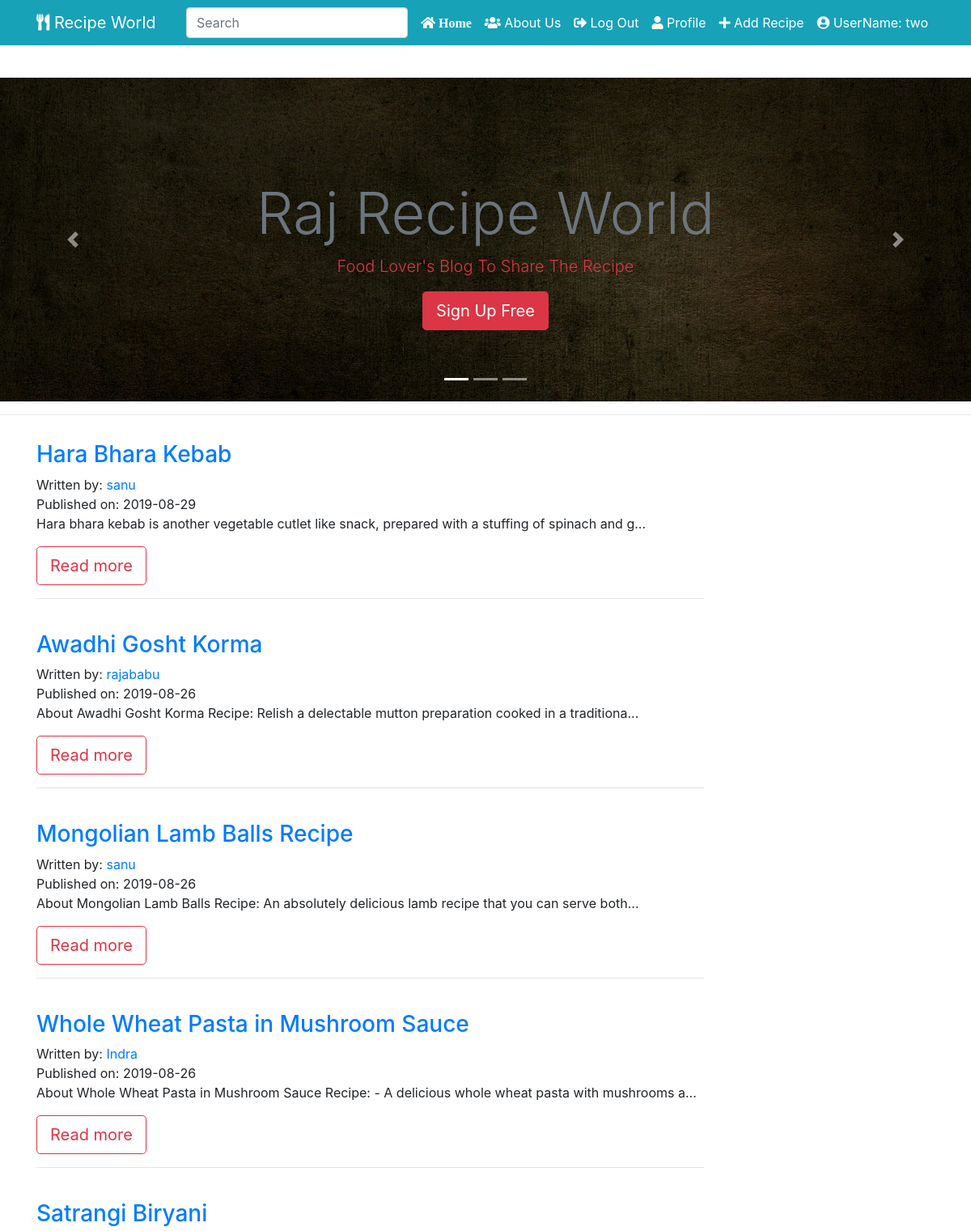
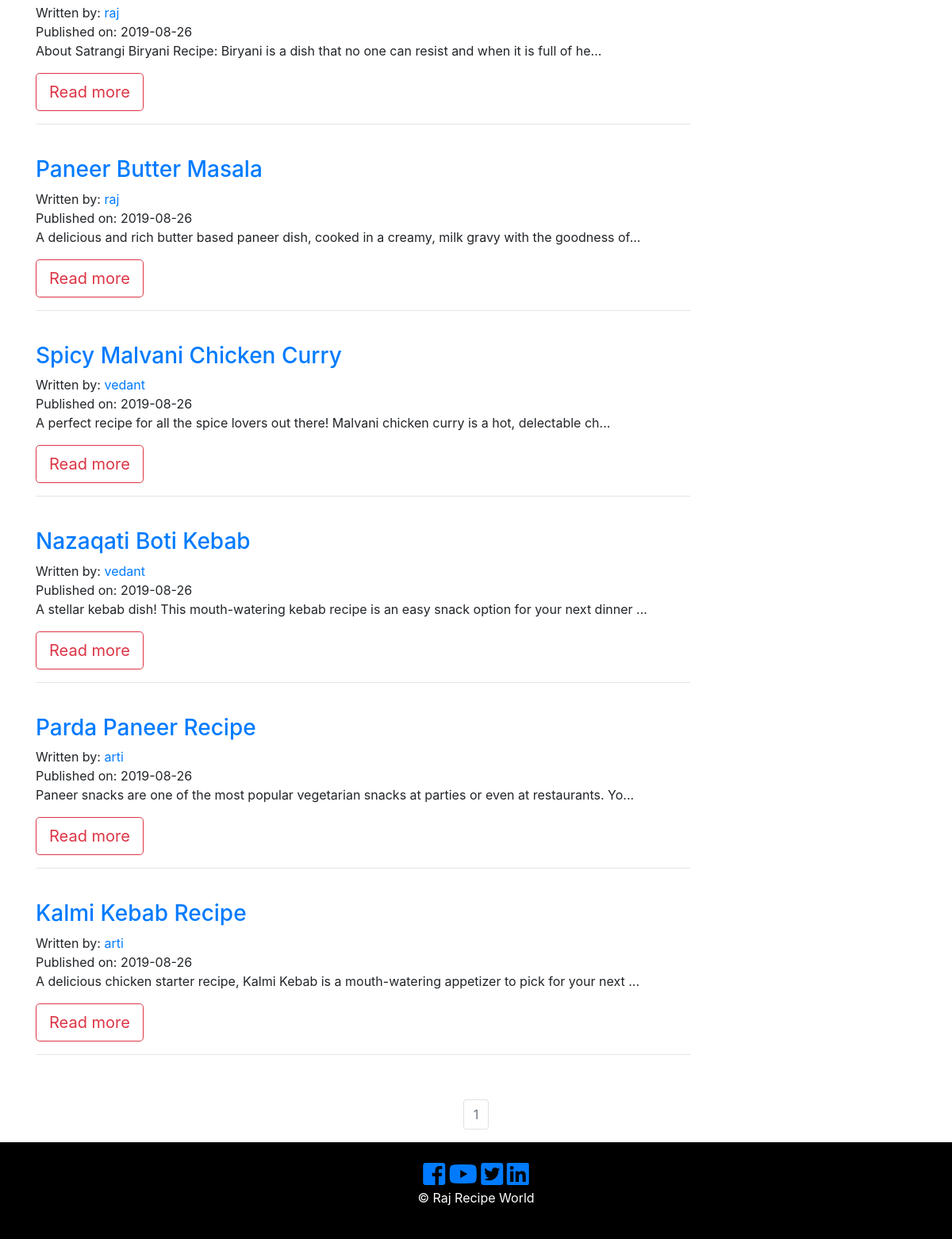
The page / (signed in) on the database its author committed (2 pictures, top to bottom).
### recipe_app/models.py (models this page shows, shortened)
class User(db.Model, UserMixin):
     __tablename__ = 'users'
     id = db.Column(db.Integer, primary_key = True)
     picture = db.Column(db.String(128), default='default_profile.png', nullable=False)
     email = db.Column(db.String(64), unique=True, index=True)
     username = db.Column(db.String(64), unique=True, index=True)
     password_hash = db.Column(db.String(128))
     recipe = db.relationship('RecipePost', backref='author', lazy=True)
     def __repr__(self):
        return f"UserName: {self.username}"

class RecipePost(db.Model):
    __searchable__ = ['recipe_name']
    users = db.relationship(User)
    id = db.Column(db.Integer, primary_key=True)
    user_id = db.Column(db.Integer, db.ForeignKey('users.id'), nullable=False)
    date = db.Column(db.DateTime, nullable=False, default=datetime.utcnow)
    recipe_image = db.Column(db.String(128), default=None, nullable=True)
    recipe_name = db.Column(db.String(164), nullable=False)
    course = db.Column(db.String(164), nullable=False)
    food_category = db.Column(db.String(164), nullable=False)
    cuisine = db.Column(db.String(164), nullable=False)
    prep_time = db.Column(db.String(164), nullable=False)
    cook_time = db.Column(db.String(164), nullable=False)
    allergens = db.Column(db.String(164), nullable=False)
    serving = db.Column(db.String(164), nullable=False)
    ingredients = db.Column(db.Text, nullable=False)
    recipe_description = db.Column(db.Text, nullable=False)

### recipe_app/core/views.py (the view)
@core.route('/')
def index():
    page = request.args.get('page', 1, type=int)
    all_recipies_posts = RecipePost.query.order_by(RecipePost.date.desc()).paginate(page=page, per_page=10)
    return render_template('index.html', all_recipies_posts = all_recipies_posts)

### recipe_app/models.py (called while the page is built)
@login_manager.user_loader
def load_user(user_id):
    return User.query.get(user_id)

### recipe_app/templates/index.html (shortened to what this page needs)
{% extends "base.html" %}
{% block content %}
  <section id="showcase" class="">
    <div id="myCarousel" class="carousel slide" data-ride="carousel">
      <ol class="carousel-indicators">
        <li data-target="#myCarousel" data-slide-to="0" class="active"></li>
        <li data-target="#myCarousel" data-slide-to="1"></li>
        <li data-target="#myCarousel" data-slide-to="2"></li>
      </ol>
      <div class="carousel-inner">
        <div class="carousel-item carousel-image-1 active">
          <div class="container">
            <div class="carousel-caption d-none d-sm-block text-center mb-5">
              <h1 class="display-3 text-secondary"> Raj Recipe World</h1>
              <p class="lead text-danger"> Food Lover's Blog To Share The Recipe </p>
              <a href="{{ url_for('users.register') }}" class="btn btn-danger btn-lg">Sign Up Free</a>
            </div>
          </div>
        </div>
      </div>
      <a href="#myCarousel" data-slide="prev" class="carousel-control-prev">
        <span class="carousel-control-prev-icon"></span>
      </a>
      <a href="#myCarousel" data-slide="next" class="carousel-control-next">
        <span class="carousel-control-next-icon"></span>
      </a>
    </div>
  </section>
  <hr>
<section id="info" class="py-3">
  <div class="container">
    {% for recipe in all_recipies_posts.items %}
    <div class="row">
      <div class="col-md-9 align-self-center">
        <h3> <a href="{{ url_for('recipe_posts.recipe_post', recipe_post_id=recipe.id) }}">{{ recipe.recipe_name }}</a> </h3>
          <p>
            Written by: <a href="{{ url_for('users.user_recipies', username = recipe.author.username) }}">{{ recipe.author.username }}</a>
            <br/>
            Published on: {{ recipe.date.strftime('%Y-%m-%d') }}
            <br/>
            {{ recipe.recipe_description[:100] }}...
            </p>
              <a href="{{ url_for('recipe_posts.recipe_post', recipe_post_id=recipe.id) }}" class="btn btn-outline-danger btn-lg">Read more</a>
              <hr>
               <br/>
          </div>
            <div class="col-md-3">
             </div>
           </div>
           {% endfor %}
  </div>
</section>
<nav aria-label="Page navigation example">
  <ul class="pagination justify-content-center">
    {% for page_num in all_recipies_posts.iter_pages(left_edge=1, right_edge=1, left_current=1, right_current=2) %}
            {% if all_recipies_posts.page == page_num %}
              <li class="page-item disabled">
                <a class="page-link" href="{{ url_for('core.index', page=page_num) }}">{{ page_num }}</a>
              </li>
            {% else %}
              <li class="page-item">
                <a class="page-link" href="{{ url_for('core.index', page=page_num) }}">{{ page_num }}</a>
              </li>
            {% endif %}
    {% endfor %}
  </ul>
</nav>
{% endblock %}

### recipe_app/templates/base.html (shortened to what this page needs)
<!DOCTYPE html>
<html lang="en">
  <head>
      <link rel="stylesheet" href="https://stackpath.bootstrapcdn.com/bootstrap/4.3.1/css/bootstrap.min.css">
      <link type="text/css" rel="stylesheet" href="{{ url_for('static', filename='css/master.css') }}"/>
      <link rel="stylesheet" href="https://use.fontawesome.com/releases/v5.3.1/css/all.css"
>
      <link rel="stylesheet" href="https://cdnjs.cloudflare.com/ajax/libs/ekko-lightbox/5.3.0/ekko-lightbox.css" />
      <link rel="stylesheet" href="https://cdnjs.cloudflare.com/ajax/libs/slick-carousel/1.9.0/slick.css" />
      <link rel="stylesheet" href="https://cdnjs.cloudflare.com/ajax/libs/slick-carousel/1.9.0/slick-theme.min.css" />
  </head>
<body>
  <header class="py-5" >
<nav class="navbar navbar-expand-sm navbar-dark bg-info fixed-top ">
    <div class="container">
      <a href="{{ url_for('core.index') }}" target="_blank" class="navbar-brand"> <i class="fas fa-utensils icon-nav"></i> Recipe World</a>
      <div class="collapse navbar-collapse" id="navbarCollapse">
      <ul class="navbar-nav ml-auto">
      <form class="form-inline my-2 my-lg-0" method="GET" action="{{ url_for('search.search_result') }}">
        <input class="form-control mr-sm-2" type="search" placeholder="Search" aria-label="Search">
      </form>
            <li class="nav-item active">
              <a class="nav-link text-white" href="{{ url_for('core.index') }}">
                <i class="fas fa-home icon-nav"> Home </i>
              </a>
            </li>
            <li class="nav-item">
              <a class="nav-link text-white" href="{{ url_for('core.info') }}"> <i class="fas fa-users icon-nav"></i> About Us</a>
            </li>
            {% if current_user.is_authenticated %}
            <li class="nav-item">
                <a class="nav-link text-white" href="{{ url_for('users.logout') }}"> <i class="fas fa-sign-out-alt icon-nav"></i> Log Out </a>
            </li>
            <li class="nav-item">
                <a class="nav-link text-white" href="{{ url_for('users.account') }}">
                  <i class="fas fa-user icon-nav"> </i> Profile </a>
            </li>
            <li class="nav-item">
                <a class="nav-link text-white" href="{{ url_for('recipe_posts.create_recipe') }}">
                  <i class="fas fa-plus icon-nav"></i> Add Recipe</a>
            </li>
             <li class="nav-item">
                <a class="nav-link text-white" href="{{ url_for('users.user_recipies' , username=current_user.username) }}"> <i class="fas fa-user-circle icon-nav"> </i> {{ current_user }} </a>
              </li>
              {% endif %}
    </ul>
    </div>
   </div>
  </nav>
 </header>
  {% block content %}
  {% endblock %}
         <footer id="main-footer" class="text-center p-4">
          <div class="container">
              <div class="row">
                <div class="col">
                    <a href="#"> <i class="fab fa-facebook-square fa-2x"> </i> </a>
                    <a href="#"> <i class="fab fa-youtube fa-2x"> </i> </a>
                    <a href="#"> <i class="fab fa-twitter-square fa-2x"></i> </a>
                    <a href="#"> <i class="fab fa-linkedin fa-2x"></i> </a>
                  <p> &copy;
                     Raj Recipe World </p>
                </div>
              </div>
            </div>
          </footer>
  </body>
</html>

### recipe_app/static/css/master.css (style rules this page uses)
.carousel-item { height: 400px; width: 100% !important; background-position: center; -webkit-background-size: cover; -moz-background-size: cover; background-size: cover; -o-background-size: cover; }
.carousel-image-1 { background: url('../img/cook-3_1920.jpg'); background-size: cover; }
#main-footer { background: #000; color: #fff; }

### rows shown on the page
User: username "UserName: two"
RecipePost: recipe_name "Hara Bhara Kebab", author.username "sanu", date "2019-08-29", recipe_description "Hara bhara kebab is another vegetable cutlet like snack, prepared with a stuffing of spinach and g"
RecipePost: recipe_name "Awadhi Gosht Korma", author.username "rajababu", date "2019-08-26", recipe_description "About Awadhi Gosht Korma Recipe: Relish a delectable mutton preparation cooked in a traditiona"
RecipePost: recipe_name "Mongolian Lamb Balls Recipe", author.username "sanu", date "2019-08-26", recipe_description "About Mongolian Lamb Balls Recipe: An absolutely delicious lamb recipe that you can serve both"
RecipePost: recipe_name "Whole Wheat Pasta in Mushroom Sauce", author.username "Indra", date "2019-08-26", recipe_description "About Whole Wheat Pasta in Mushroom Sauce Recipe: - A delicious whole wheat pasta with mushrooms a"
RecipePost: recipe_name "Satrangi Biryani", author.username "raj", date "2019-08-26", recipe_description "About Satrangi Biryani Recipe: Biryani is a dish that no one can resist and when it is full of he"
RecipePost: recipe_name "Paneer Butter Masala", author.username "raj", date "2019-08-26", recipe_description "A delicious and rich butter based paneer dish, cooked in a creamy, milk gravy with the goodness of"
RecipePost: recipe_name "Spicy Malvani Chicken Curry", author.username "vedant", date "2019-08-26", recipe_description "A perfect recipe for all the spice lovers out there! Malvani chicken curry is a hot, delectable ch"
RecipePost: recipe_name "Nazaqati Boti Kebab", author.username "vedant", date "2019-08-26", recipe_description "A stellar kebab dish! This mouth-watering kebab recipe is an easy snack option for your next dinner"
RecipePost: recipe_name "Parda Paneer Recipe", author.username "arti", date "2019-08-26", recipe_description "Paneer snacks are one of the most popular vegetarian snacks at parties or even at restaurants. Yo"
RecipePost: recipe_name "Kalmi Kebab Recipe", author.username "arti", date "2019-08-26", recipe_description "A delicious chicken starter recipe, Kalmi Kebab is a mouth-watering appetizer to pick for your next"

### other values the page prints
{{ page_num }} "1"
